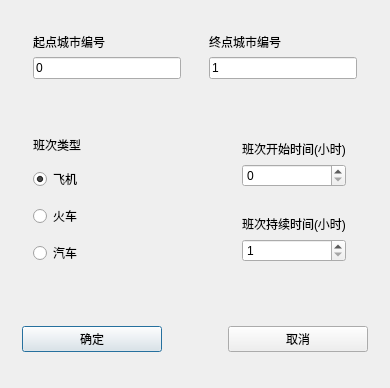
<?xml version="1.0" encoding="UTF-8"?>
<ui version="4.0">
 <class>Add_schedule</class>
 <widget class="QDialog" name="Add_schedule">
  <property name="geometry">
   <rect>
    <x>0</x>
    <y>0</y>
    <width>390</width>
    <height>388</height>
   </rect>
  </property>
  <property name="windowTitle">
   <string>Add_schedule</string>
  </property>
  <layout class="QVBoxLayout" name="verticalLayout_5">
   <item>
    <widget class="QWidget" name="widget" native="true">
     <layout class="QHBoxLayout" name="horizontalLayout_3">
      <item>
       <widget class="QWidget" name="widget_3" native="true">
        <layout class="QVBoxLayout" name="verticalLayout_6">
         <item>
          <widget class="QLabel" name="label_5">
           <property name="text">
            <string>起点城市编号</string>
           </property>
          </widget>
         </item>
         <item>
          <widget class="QLineEdit" name="input_sorce">
           <property name="text">
            <string>0</string>
           </property>
          </widget>
         </item>
        </layout>
       </widget>
      </item>
      <item>
       <widget class="QWidget" name="widget_4" native="true">
        <layout class="QVBoxLayout" name="verticalLayout_7">
         <item>
          <widget class="QLabel" name="label_6">
           <property name="text">
            <string>终点城市编号</string>
           </property>
          </widget>
         </item>
         <item>
          <widget class="QLineEdit" name="input_destination">
           <property name="text">
            <string>1</string>
           </property>
          </widget>
         </item>
        </layout>
       </widget>
      </item>
     </layout>
    </widget>
   </item>
   <item>
    <widget class="QWidget" name="widget_2" native="true">
     <property name="sizePolicy">
      <sizepolicy hsizetype="Preferred" vsizetype="Minimum">
       <horstretch>0</horstretch>
       <verstretch>0</verstretch>
      </sizepolicy>
     </property>
     <layout class="QHBoxLayout" name="horizontalLayout">
      <item>
       <widget class="QWidget" name="widget_5" native="true">
        <layout class="QVBoxLayout" name="verticalLayout_4">
         <item>
          <widget class="QLabel" name="label">
           <property name="sizePolicy">
            <sizepolicy hsizetype="Fixed" vsizetype="Fixed">
             <horstretch>0</horstretch>
             <verstretch>0</verstretch>
            </sizepolicy>
           </property>
           <property name="text">
            <string>班次类型</string>
           </property>
           <property name="alignment">
            <set>Qt::AlignCenter</set>
           </property>
          </widget>
         </item>
         <item>
          <widget class="QRadioButton" name="type_flight">
           <property name="text">
            <string>飞机</string>
           </property>
           <property name="checked">
            <bool>true</bool>
           </property>
          </widget>
         </item>
         <item>
          <widget class="QRadioButton" name="type_trian">
           <property name="text">
            <string>火车</string>
           </property>
          </widget>
         </item>
         <item>
          <widget class="QRadioButton" name="type_bus">
           <property name="text">
            <string>汽车</string>
           </property>
          </widget>
         </item>
        </layout>
       </widget>
      </item>
      <item>
       <widget class="QWidget" name="widget_8" native="true">
        <property name="sizePolicy">
         <sizepolicy hsizetype="Fixed" vsizetype="Preferred">
          <horstretch>0</horstretch>
          <verstretch>0</verstretch>
         </sizepolicy>
        </property>
        <layout class="QVBoxLayout" name="verticalLayout">
         <item>
          <widget class="QWidget" name="widget_6" native="true">
           <layout class="QVBoxLayout" name="verticalLayout_2">
            <item>
             <widget class="QLabel" name="label_7">
              <property name="text">
               <string>班次开始时间(小时)</string>
              </property>
             </widget>
            </item>
            <item>
             <widget class="QSpinBox" name="time_start">
              <property name="maximum">
               <number>23</number>
              </property>
             </widget>
            </item>
           </layout>
          </widget>
         </item>
         <item>
          <widget class="QWidget" name="widget_7" native="true">
           <layout class="QVBoxLayout" name="verticalLayout_3">
            <item>
             <widget class="QLabel" name="label_8">
              <property name="text">
               <string>班次持续时间(小时)</string>
              </property>
             </widget>
            </item>
            <item>
             <widget class="QSpinBox" name="time_exist">
              <property name="minimum">
               <number>1</number>
              </property>
              <property name="maximum">
               <number>999</number>
              </property>
              <property name="singleStep">
               <number>3</number>
              </property>
              <property name="stepType">
               <enum>QAbstractSpinBox::DefaultStepType</enum>
              </property>
             </widget>
            </item>
           </layout>
          </widget>
         </item>
        </layout>
       </widget>
      </item>
     </layout>
    </widget>
   </item>
   <item>
    <widget class="QWidget" name="widgt_4" native="true">
     <layout class="QHBoxLayout" name="horizontalLayout_4">
      <item>
       <widget class="QPushButton" name="button_accept">
        <property name="text">
         <string>确定</string>
        </property>
       </widget>
      </item>
      <item>
       <spacer name="horizontalSpacer_2">
        <property name="orientation">
         <enum>Qt::Horizontal</enum>
        </property>
        <property name="sizeType">
         <enum>QSizePolicy::Fixed</enum>
        </property>
        <property name="sizeHint" stdset="0">
         <size>
          <width>60</width>
          <height>20</height>
         </size>
        </property>
       </spacer>
      </item>
      <item>
       <widget class="QPushButton" name="button_declined">
        <property name="text">
         <string>取消</string>
        </property>
       </widget>
      </item>
     </layout>
    </widget>
   </item>
  </layout>
 </widget>
 <layoutdefault spacing="6" margin="11"/>
 <resources/>
 <connections/>
</ui>
